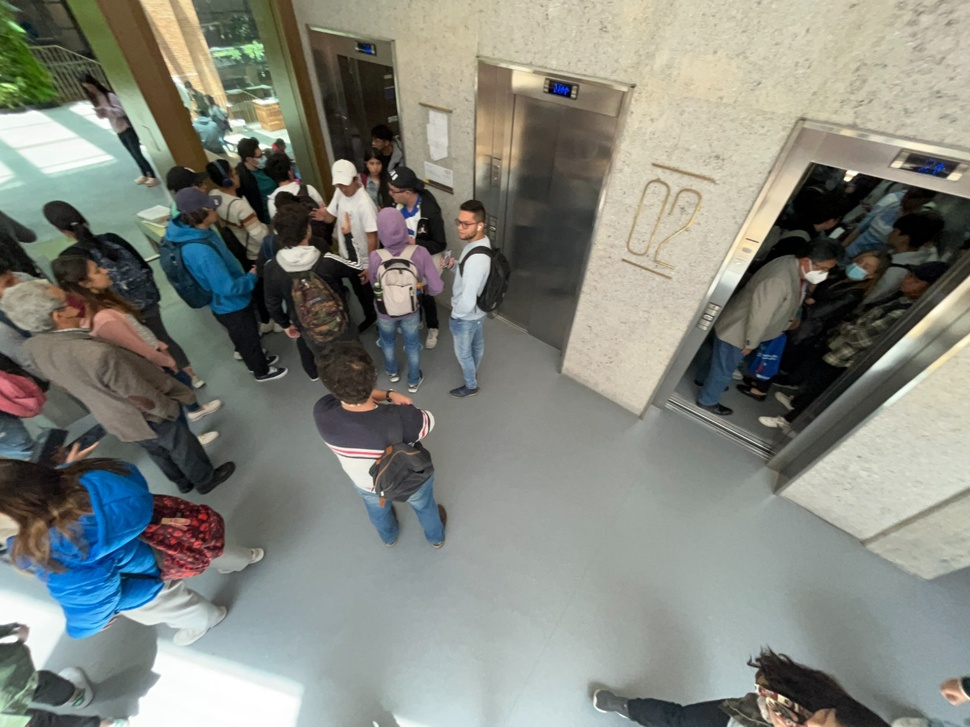
//> input picture proyecto/img_a.jpeg, 970 x 727 px, shrunk from 1280 x 960 before the run
$ ./03_rescale_intensity_ocv ../proyecto/img_a.jpeg 3   (built with g++ and OpenCV 4)
//> lines starting //> are read from the running program, lines starting //| are printed output that depends on the picture
#include <stdio.h>
#include <opencv2/opencv.hpp>

using namespace cv;

int main(int argc, char** argv )
{
  // Get command line arguments
  if ( argc < 3 )
  {
  	std::cerr << "Usage: " << argv[ 0 ] << " image_file number_of_bits" << std::endl;
    return( -1 );

  } // fi

  // Review given command line arguments
  std::cout << "-------------------------" << std::endl;
  for( int a = 0; a < argc; a++ )
    std::cout << argv[ a ] << std::endl;
  std::cout << "-------------------------" << std::endl;

  // Read an image
  Mat image;
  image = imread( argv[1], 1 );
//> image is the input picture: 727 rows x 970 cols, CV_8UC3; mean B, G, R 125.2, 133.3, 130.7

  if ( !image.data )
  {
    std::cerr << "Error: No image data" << std::endl;
    return( -1);
  }

  // Convert RGB image to grayscale
  Mat gray_image;
  cvtColor( image, gray_image, COLOR_BGR2GRAY );

  // Create color channel images
  // red channel
  Mat rImg = Mat::zeros( image.size( ), CV_8UC1 );
  // green channel
  Mat gImg = Mat::zeros( image.size( ), CV_8UC1 );

  // blue channel
  Mat bImg = Mat::zeros( image.size( ), CV_8UC1 );

  // composite image (RGB)
  Mat rgbImg = Mat::zeros( image.size( ), CV_8UC3 );

  // Fill color channel images
  MatIterator_< Vec3b > it, rgbIt, diffIt, end, endrgb, enddiff;
  MatIterator_< uchar > crIt, cgIt, cbIt, endr, endg, endb;
  it = image.begin< Vec3b >( );
  crIt = rImg.begin< uchar >( );
  cgIt = gImg.begin< uchar >( );
  cbIt = bImg.begin< uchar >( );
  end = image.end< Vec3b >( );
  endr = rImg.end< uchar >( );
  endg = gImg.end< uchar >( );
  endb = bImg.end< uchar >( );
  for(  ; it != end, crIt != endr, cgIt != endg, cbIt != endb; ++it, ++crIt, ++cgIt, ++cbIt)
  {
    (*crIt) = (*it)[2];
    (*cgIt) = (*it)[1];
    (*cbIt) = (*it)[0];

  } // rof
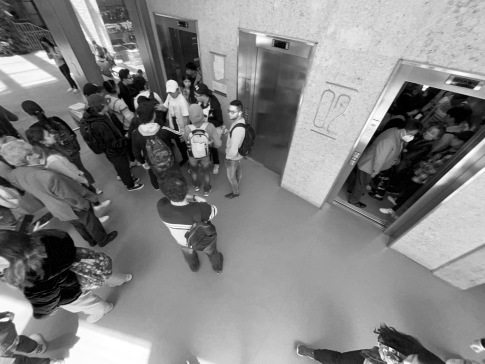
//> rImg: 727 rows x 970 cols, CV_8UC1 (shown at 1/2 size); min 0, max 255, mean 130.7
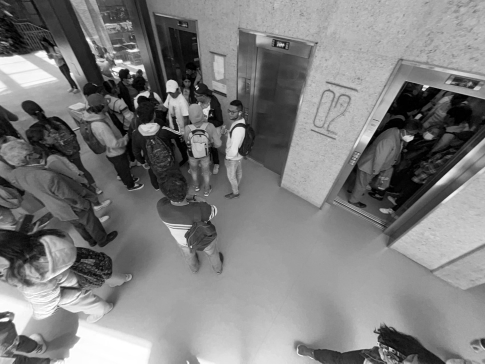
//> bImg: 727 rows x 970 cols, CV_8UC1 (shown at 1/2 size); min 0, max 255, mean 125.2


  // Quantize into desired number of bits
  uchar table[ 256 ];
  int scale = pow( 2, 8 - atoi( argv[ 2 ] ) );
//> scale = 32
  for (int i = 0; i < 256; ++i)
    table[ i ] = ( uchar )( scale * ( i / scale ) );
//> after the loop, table = 256 values from 0 to 224

  Mat resint_img = Mat::zeros( image.size( ), CV_8UC1 );
  MatIterator_< uchar > it0, end0;
  for( it0 = resint_img.begin< uchar >( ), end0 = resint_img.end< uchar >( ); it0 != end0; ++it0)
    *it0 = table[*it0];

  // Quantize color channels
  //Red
  Mat resint_imgR = Mat::zeros( image.size( ), CV_8UC1 );
  MatIterator_< uchar > it2, end1;
  for( it0 = resint_imgR.begin< uchar >( ), end0 = resint_imgR.end< uchar >( ); it0 != end0; ++it0)
    *it0 = table[*it0];

  //Green
  Mat resint_imgG = Mat::zeros( image.size( ), CV_8UC1 );
  MatIterator_< uchar > it3, end2;
  for( it3 = resint_imgG.begin< uchar >( ), end2 = resint_imgG.end< uchar >( ); it3 != end2; ++it3)
    *it3 = table[*it3];

  //Blue
  Mat resint_imgB = Mat::zeros( image.size( ), CV_8UC1 );
  MatIterator_< uchar > it4, end3;
  for( it4 = resint_imgB.begin< uchar >( ), end3 = resint_imgB.end< uchar >( ); it4 != end3; ++it4)
    *it4 = table[*it4];

  // Rescale intensities to cover the full range
  Mat lookUpTable(1, 256, CV_8U);
  uchar* p = lookUpTable.data;
  for( int i = 0; i < 256; ++i)
    p[i] = table[i];
//> after the loop, lookUpTable = 256 values from 0 to 224
  LUT(gray_image, lookUpTable, resint_img);

  LUT(rImg, lookUpTable, resint_imgR);
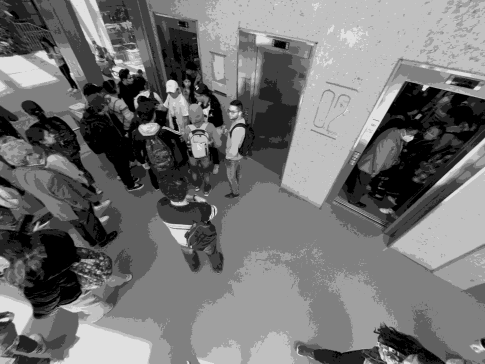
//> resint_imgR: 727 rows x 970 cols, CV_8UC1 (shown at 1/2 size); min 0, max 224, mean 115.1
  LUT(gImg, lookUpTable, resint_imgG);
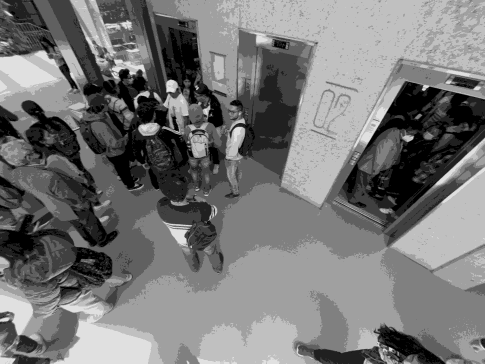
//> resint_imgG: 727 rows x 970 cols, CV_8UC1 (shown at 1/2 size); min 0, max 224, mean 118.2
  LUT(bImg, lookUpTable, resint_imgB);
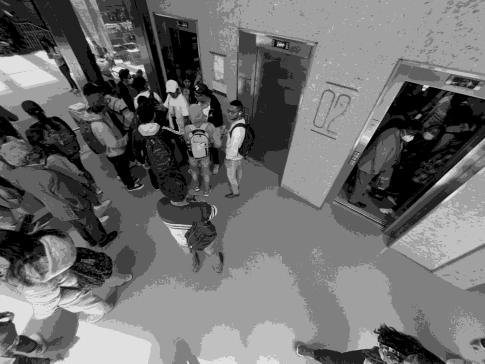
//> resint_imgB: 727 rows x 970 cols, CV_8UC1 (shown at 1/2 size); min 0, max 224, mean 109.4

  // From color channel images, reconstruct the color image
  crIt = resint_imgR.begin< uchar >( );
  cgIt = resint_imgG.begin< uchar >( );
  cbIt = resint_imgB.begin< uchar >( );
  rgbIt = rgbImg.begin< Vec3b >( );
  endr = resint_imgR.end< uchar >( );
  endg = resint_imgG.end< uchar >( );
  endb = resint_imgB.end< uchar >( );
  endrgb = rgbImg.end< Vec3b >( );
  for(  ; crIt != endr, cgIt != endg, cbIt != endb, rgbIt != endrgb; ++crIt, ++cgIt, ++cbIt, ++rgbIt)
  {
    (*rgbIt)[0] = (*cbIt);
    (*rgbIt)[1] = (*cgIt);
    (*rgbIt)[2] = (*crIt);

  } // rof
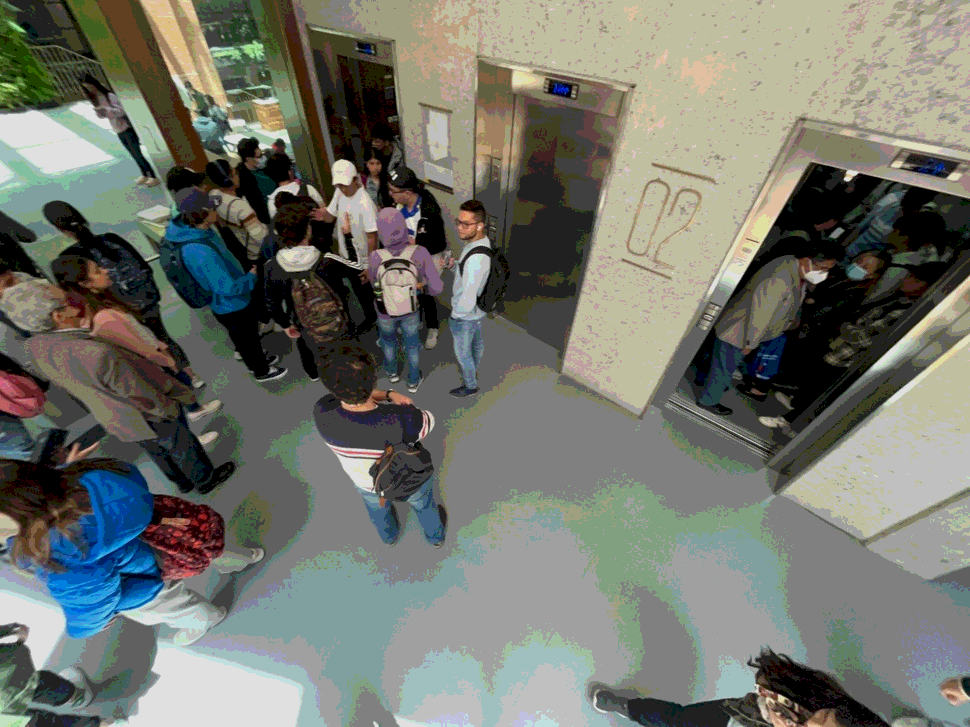
//> rgbImg: 727 rows x 970 cols, CV_8UC3; mean B, G, R 109.4, 118.2, 115.1


  // Write results
  std::stringstream ss( argv[ 1 ] );
  std::string basename;
  getline( ss, basename, '.' );
//> basename = ""

  imwrite( basename + "_intensity.png", gray_image );
  imwrite( basename + "_rescaleInt.png", resint_img );


  imwrite( basename + "_rescaleIntRED.png", resint_imgR );
  imwrite( basename + "_rescaleIntGREEN.png", resint_imgG );
  imwrite( basename + "_rescaleIntBLUE.png", resint_imgB );
  imwrite( basename + "_finalRGB.png", rgbImg );


  return( 0 );
}

// eof - 02_rescale_intensity.cxx

$ run again, on proyecto/img_c.jpeg
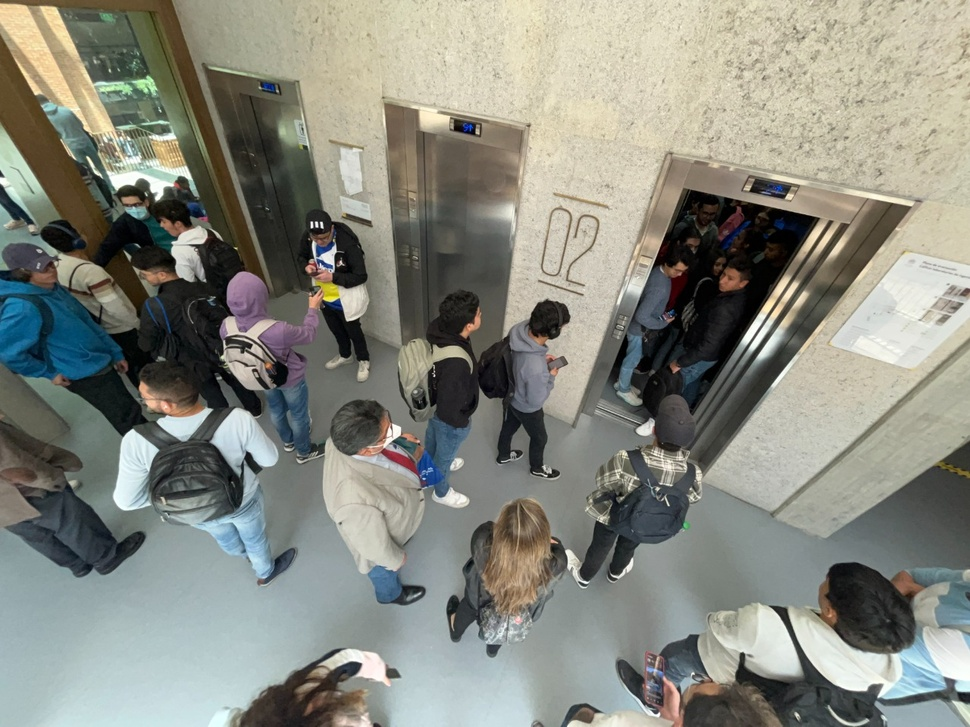
//> input picture proyecto/img_c.jpeg, 970 x 727 px, shrunk from 1280 x 960 before the run
//> image is the input picture: 727 rows x 970 cols, CV_8UC3; mean B, G, R 127.8, 137.4, 135.8
//> after the loop `for(  ; it != end, crIt != endr, cgIt != endg, cbIt != endb; ++it, ++c..`:
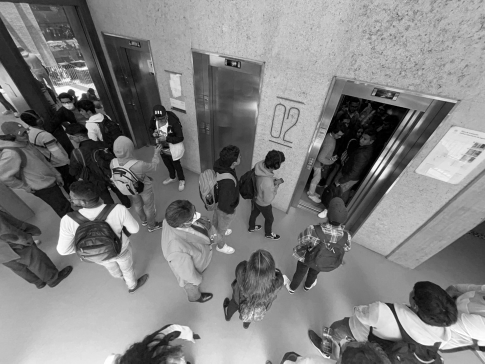
//> bImg: 727 rows x 970 cols, CV_8UC1 (shown at 1/2 size); min 0, max 255, mean 127.8
//> scale = 32
//> after the loop `for (int i = 0; i < 256; ++i)`: table = 256 values from 0 to 224
//> after the loop `for(  ; crIt != endr, cgIt != endg, cbIt != endb, rgbIt != endrgb; ++c..`:
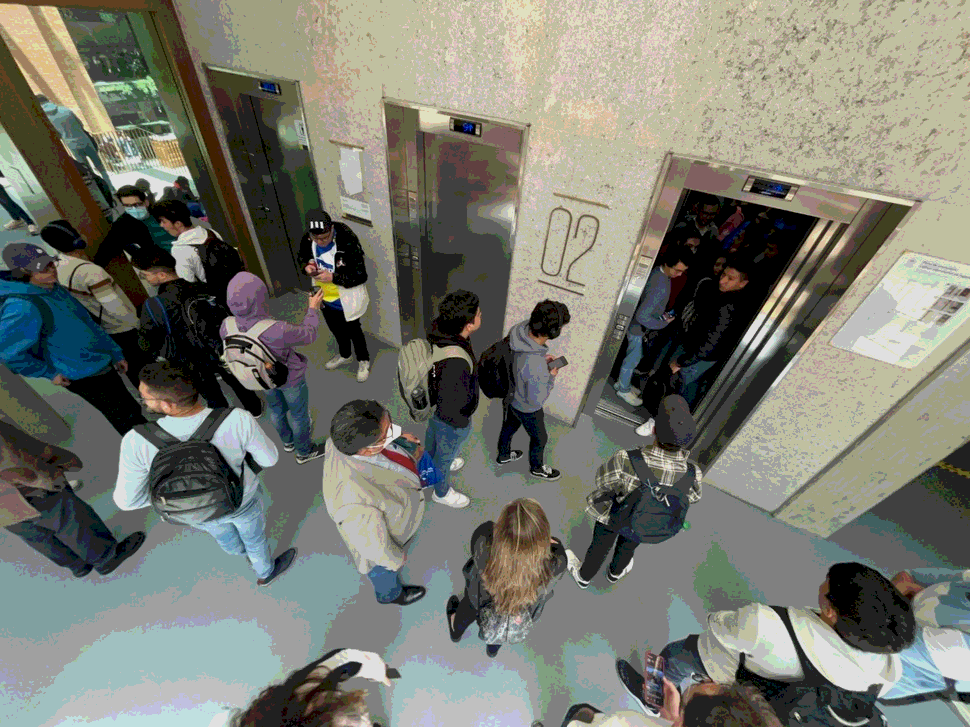
//> rgbImg: 727 rows x 970 cols, CV_8UC3; mean B, G, R 112.3, 122.3, 120.7
//> basename = ""

$ run again, on proyecto/img_d.jpeg
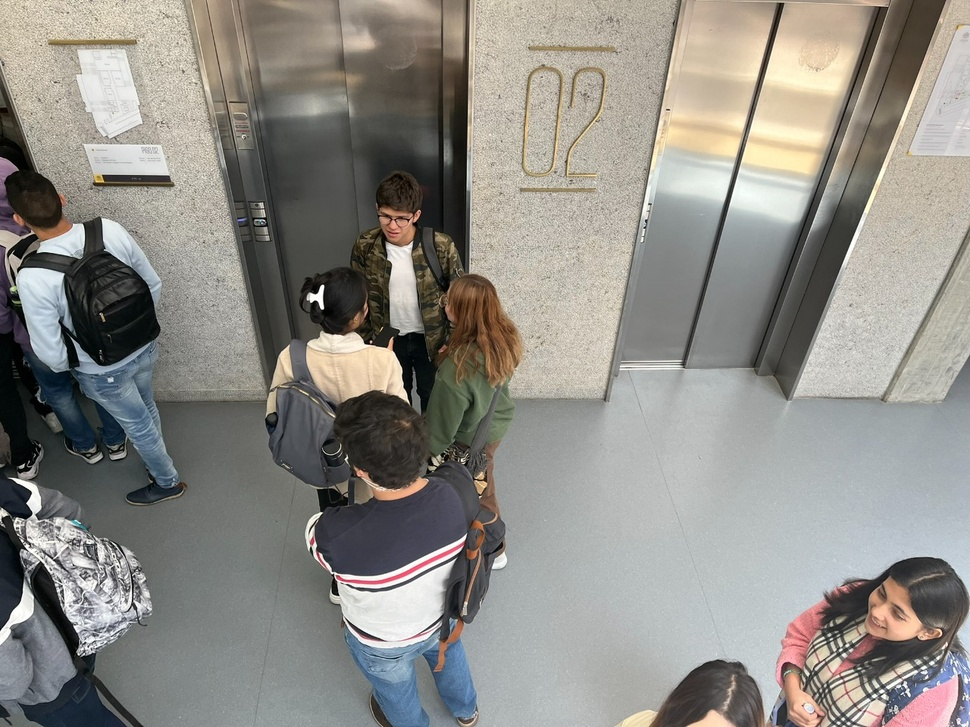
//> input picture proyecto/img_d.jpeg, 970 x 727 px, shrunk from 1280 x 960 before the run
//> image is the input picture: 727 rows x 970 cols, CV_8UC3; mean B, G, R 134.8, 140.5, 142.7
//> after the loop `for(  ; it != end, crIt != endr, cgIt != endg, cbIt != endb; ++it, ++c..`:
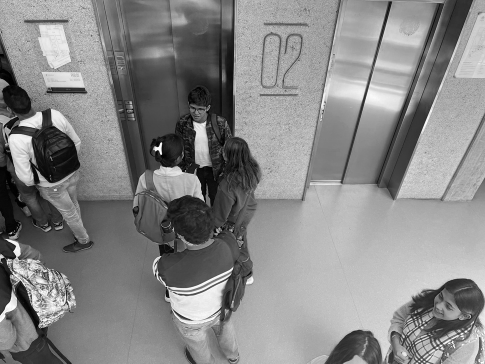
//> bImg: 727 rows x 970 cols, CV_8UC1 (shown at 1/2 size); min 0, max 255, mean 134.8
//> scale = 32
//> after the loop `for (int i = 0; i < 256; ++i)`: table = 256 values from 0 to 224
//> after the loop `for(  ; crIt != endr, cgIt != endg, cbIt != endb, rgbIt != endrgb; ++c..`:
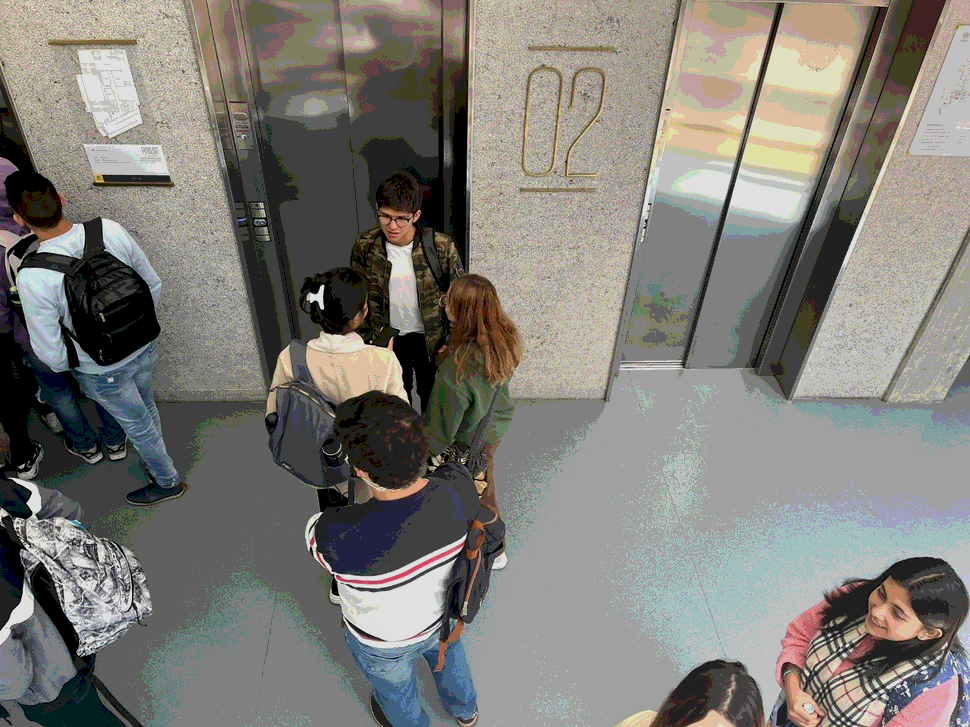
//> rgbImg: 727 rows x 970 cols, CV_8UC3; mean B, G, R 119.3, 125, 127
//> basename = ""
